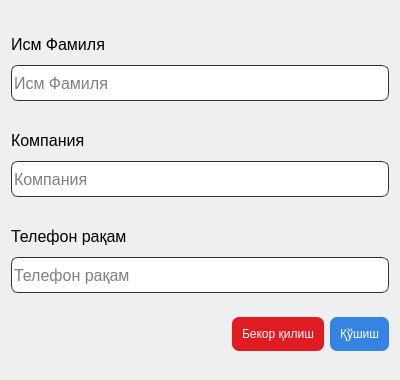
<?xml version="1.0" encoding="UTF-8"?>
<ui version="4.0">
 <class>Dialog</class>
 <widget class="QDialog" name="Dialog">
  <property name="geometry">
   <rect>
    <x>0</x>
    <y>0</y>
    <width>400</width>
    <height>380</height>
   </rect>
  </property>
  <property name="minimumSize">
   <size>
    <width>400</width>
    <height>0</height>
   </size>
  </property>
  <property name="maximumSize">
   <size>
    <width>400</width>
    <height>16777215</height>
   </size>
  </property>
  <property name="windowTitle">
   <string>Мижоз қўшиш</string>
  </property>
  <layout class="QVBoxLayout" name="verticalLayout_10">
   <item>
    <layout class="QVBoxLayout" name="verticalLayout_8">
     <item>
      <widget class="QLabel" name="label_8">
       <property name="minimumSize">
        <size>
         <width>0</width>
         <height>30</height>
        </size>
       </property>
       <property name="maximumSize">
        <size>
         <width>16777215</width>
         <height>30</height>
        </size>
       </property>
       <property name="font">
        <font>
         <pointsize>12</pointsize>
        </font>
       </property>
       <property name="text">
        <string>Исм Фамиля</string>
       </property>
      </widget>
     </item>
     <item>
      <widget class="QLineEdit" name="lineEdit_8">
       <property name="minimumSize">
        <size>
         <width>0</width>
         <height>36</height>
        </size>
       </property>
       <property name="maximumSize">
        <size>
         <width>16777215</width>
         <height>36</height>
        </size>
       </property>
       <property name="font">
        <font>
         <pointsize>12</pointsize>
        </font>
       </property>
       <property name="styleSheet">
        <string notr="true">QLineEdit{
	background-color: rgb(255, 255, 255);
	border-radius:7px;
	border:1px solid #333;
}

QLineEdit:focus{
	background-color: rgb(255, 255, 255);
	border-radius:7px;
	border:1px solid rgb(53, 132, 228);
}</string>
       </property>
       <property name="placeholderText">
        <string>Исм Фамиля</string>
       </property>
      </widget>
     </item>
    </layout>
   </item>
   <item>
    <layout class="QVBoxLayout" name="verticalLayout_7">
     <item>
      <widget class="QLabel" name="label_7">
       <property name="minimumSize">
        <size>
         <width>0</width>
         <height>30</height>
        </size>
       </property>
       <property name="maximumSize">
        <size>
         <width>16777215</width>
         <height>30</height>
        </size>
       </property>
       <property name="font">
        <font>
         <pointsize>12</pointsize>
        </font>
       </property>
       <property name="text">
        <string>Компания</string>
       </property>
      </widget>
     </item>
     <item>
      <widget class="QLineEdit" name="lineEdit_7">
       <property name="minimumSize">
        <size>
         <width>0</width>
         <height>36</height>
        </size>
       </property>
       <property name="maximumSize">
        <size>
         <width>16777215</width>
         <height>36</height>
        </size>
       </property>
       <property name="font">
        <font>
         <pointsize>12</pointsize>
        </font>
       </property>
       <property name="styleSheet">
        <string notr="true">QLineEdit{
	background-color: rgb(255, 255, 255);
	border-radius:7px;
	border:1px solid #333;
}

QLineEdit:focus{
	background-color: rgb(255, 255, 255);
	border-radius:7px;
	border:1px solid rgb(53, 132, 228);
}</string>
       </property>
       <property name="placeholderText">
        <string>Компания</string>
       </property>
      </widget>
     </item>
    </layout>
   </item>
   <item>
    <layout class="QVBoxLayout" name="verticalLayout_9">
     <item>
      <widget class="QLabel" name="label_9">
       <property name="minimumSize">
        <size>
         <width>0</width>
         <height>30</height>
        </size>
       </property>
       <property name="maximumSize">
        <size>
         <width>16777215</width>
         <height>30</height>
        </size>
       </property>
       <property name="font">
        <font>
         <pointsize>12</pointsize>
        </font>
       </property>
       <property name="text">
        <string>Телефон рақам</string>
       </property>
      </widget>
     </item>
     <item>
      <widget class="QLineEdit" name="lineEdit_9">
       <property name="minimumSize">
        <size>
         <width>0</width>
         <height>36</height>
        </size>
       </property>
       <property name="maximumSize">
        <size>
         <width>16777215</width>
         <height>36</height>
        </size>
       </property>
       <property name="font">
        <font>
         <pointsize>12</pointsize>
        </font>
       </property>
       <property name="styleSheet">
        <string notr="true">QLineEdit{
	background-color: rgb(255, 255, 255);
	border-radius:7px;
	border:1px solid #333;
}

QLineEdit:focus{
	background-color: rgb(255, 255, 255);
	border-radius:7px;
	border:1px solid rgb(53, 132, 228);
}</string>
       </property>
       <property name="placeholderText">
        <string>Телефон рақам</string>
       </property>
      </widget>
     </item>
    </layout>
   </item>
   <item>
    <layout class="QHBoxLayout" name="horizontalLayout_3">
     <item>
      <spacer name="horizontalSpacer_3">
       <property name="orientation">
        <enum>Qt::Horizontal</enum>
       </property>
       <property name="sizeHint" stdset="0">
        <size>
         <width>40</width>
         <height>20</height>
        </size>
       </property>
      </spacer>
     </item>
     <item>
      <widget class="QPushButton" name="pushButton_6">
       <property name="styleSheet">
        <string notr="true">QPushButton{
	border:none;
	border-radius:7px;
	padding:10px;
	color:#fff;
	background-color: rgb(224, 27, 36);
}

QPushButton:hover{
	background-color: rgb(246, 97, 81);
}</string>
       </property>
       <property name="text">
        <string>Бекор қилиш</string>
       </property>
      </widget>
     </item>
     <item>
      <widget class="QPushButton" name="pushButton_7">
       <property name="styleSheet">
        <string notr="true">QPushButton{
	border:none;
	border-radius:7px;
	padding:10px;
	color:#fff;
	background-color: rgb(53, 132, 228);
}

QPushButton:hover{
	
	background-color: rgb(98, 160, 234);
}</string>
       </property>
       <property name="text">
        <string>Қўшиш</string>
       </property>
      </widget>
     </item>
    </layout>
   </item>
  </layout>
 </widget>
 <resources/>
 <connections/>
</ui>
